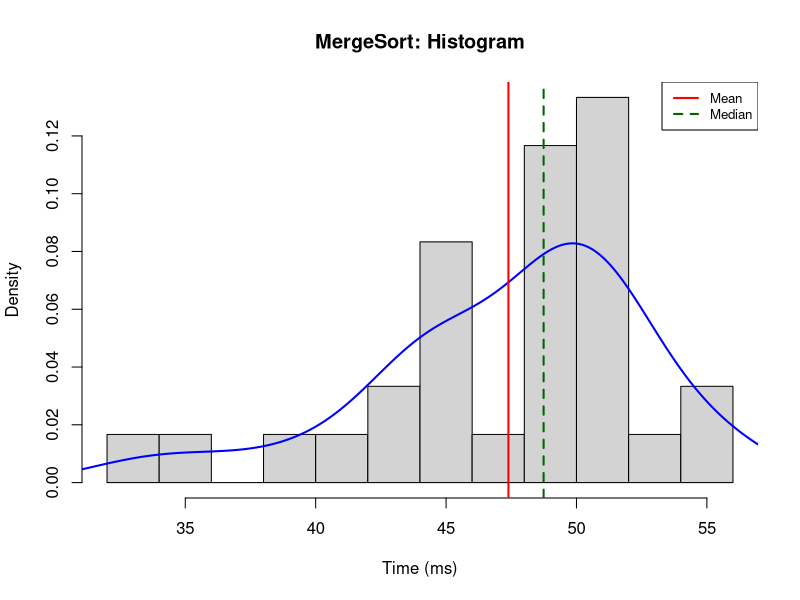
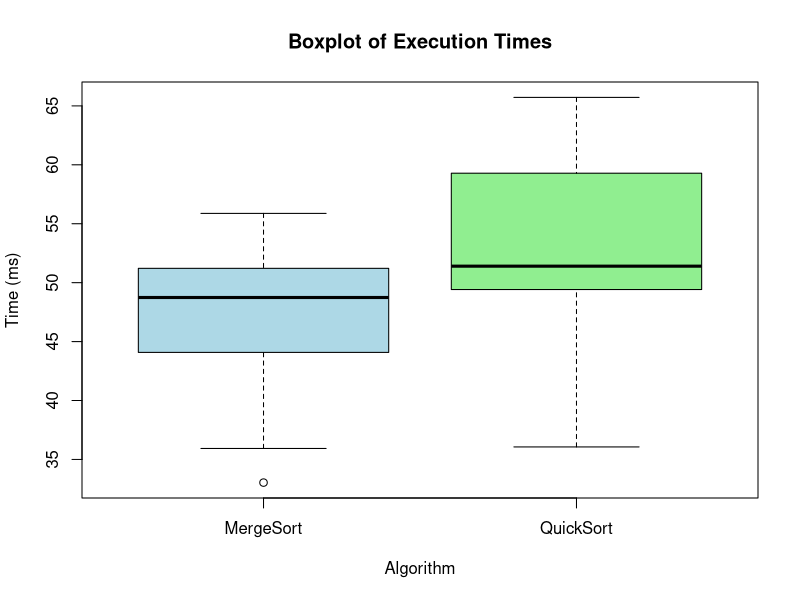
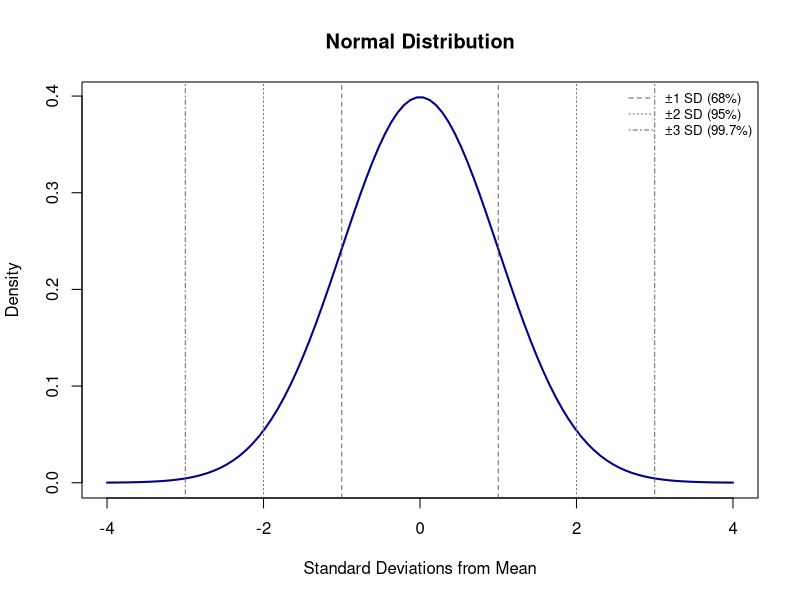
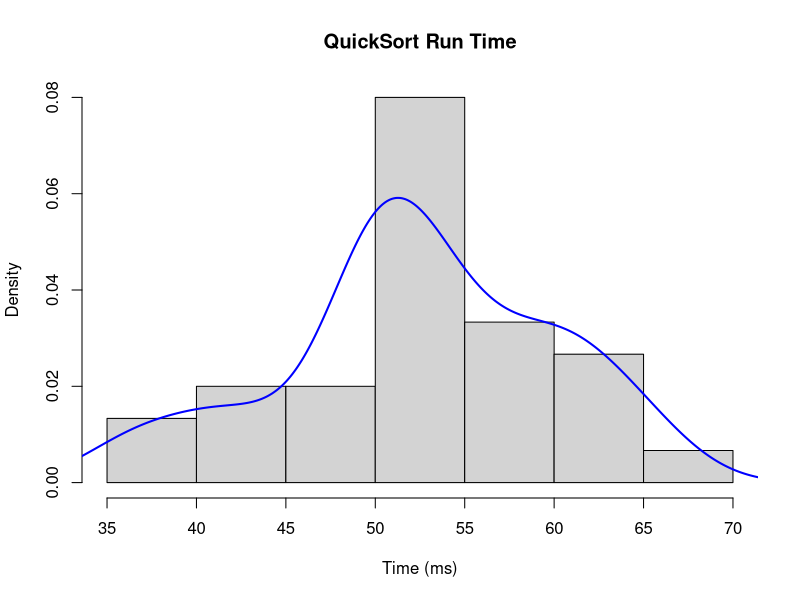
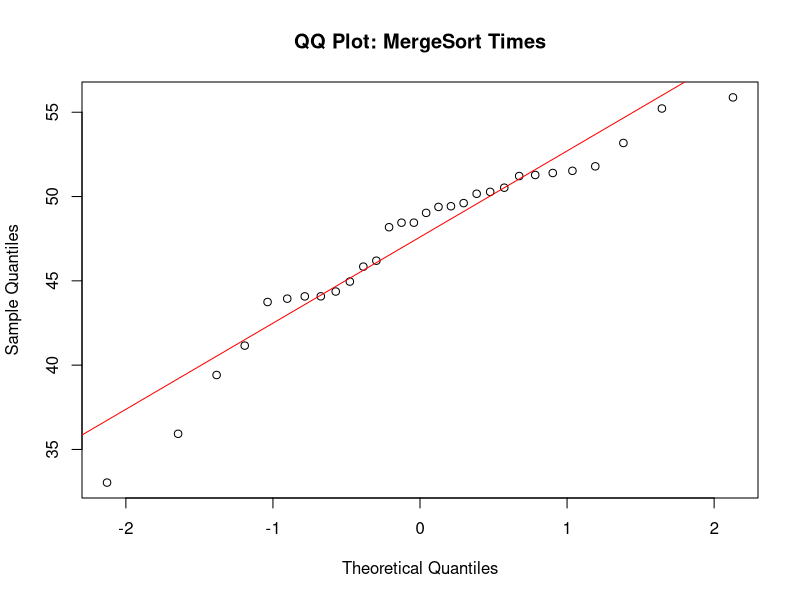
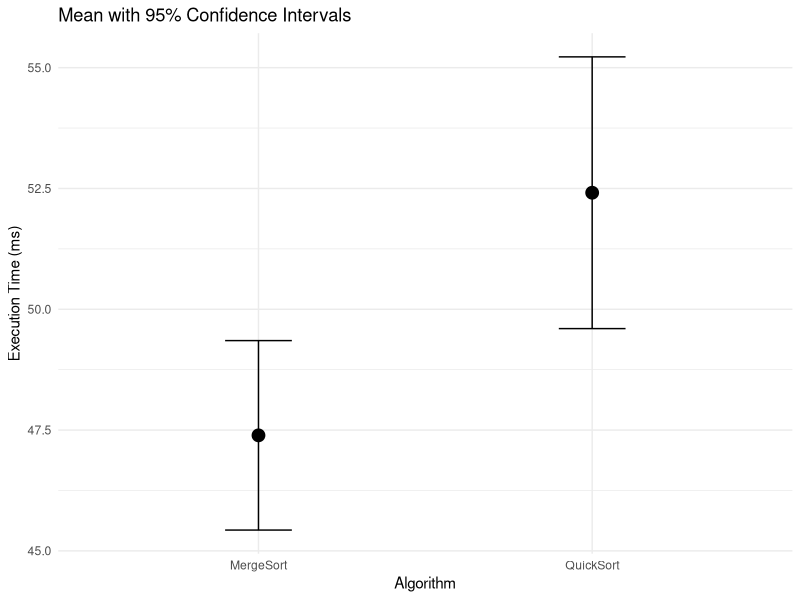
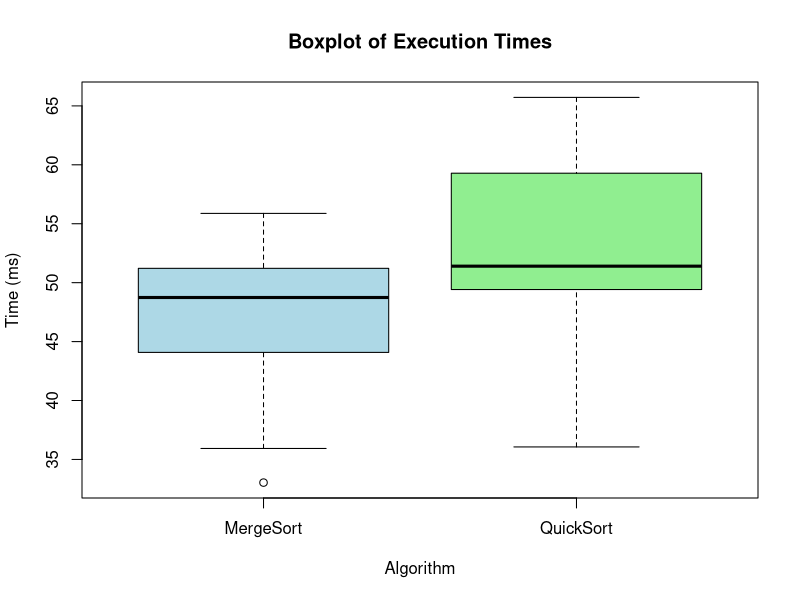
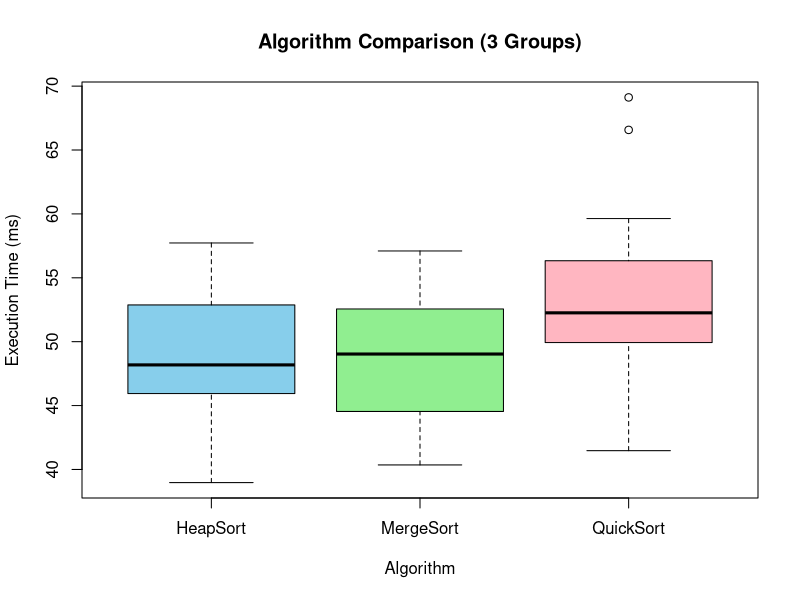

The R source for these figures, in order:
## ---- chunk 1
set.seed(42)
qs <- rnorm(30, mean = 52, sd = 6)
ms <- rnorm(30, mean = 48, sd = 5)

algo_data <- data.frame(
  Algorithm = rep(c("QuickSort", "MergeSort"), each = 30),
  Time_ms = c(qs, ms)
)
## ---- chunk 2
wide <- data.frame(Trial = 1:30, QuickSort = qs, MergeSort = ms)
knitr::kable(head(wide, 10), digits = 2)
## ---- chunk 3
mean(qs); median(qs)
## ---- chunk 4
hist(ms, breaks = 10, col = "lightgray", main = "MergeSort: Histogram",
     xlab = "Time (ms)", freq = FALSE)
lines(density(ms), col = "blue", lwd = 2)
abline(v = mean(ms), col = "red", lwd = 2)
abline(v = median(ms), col = "darkgreen", lwd = 2, lty = 2)
legend("topright", legend = c("Mean", "Median"), col = c("red", "darkgreen"),
       lty = c(1, 2), lwd = 2, cex = 0.8)
## ---- chunk 5
tapply(algo_data$Time_ms, algo_data$Algorithm, sd)
## ---- chunk 6
boxplot(Time_ms ~ Algorithm, data = algo_data,
        col = c("lightblue", "lightgreen"),
        main = "Boxplot of Execution Times",
        ylab = "Time (ms)")
## ---- chunk 7
x <- seq(-4, 4, length = 100)
y <- dnorm(x)

plot(x, y, type = "l", lwd = 2, col = "darkblue",
     main = "Normal Distribution",
     ylab = "Density", xlab = "Standard Deviations from Mean")

abline(v = c(-1, 1), col = "gray40", lty = 2)
abline(v = c(-2, 2), col = "gray40", lty = 3)
abline(v = c(-3, 3), col = "gray40", lty = 4)

legend("topright", legend = c("±1 SD (68%)", "±2 SD (95%)", "±3 SD (99.7%)"),
       lty = c(2, 3, 4), col = "gray40", bty = "n", cex = 0.8)
## ---- chunk 8
hist(qs, breaks = 10, col = "lightgray", freq = FALSE,
     main = "QuickSort Run Time", xlab = "Time (ms)")
lines(density(qs), col = "blue", lwd = 2)
## ---- chunk 9
qqnorm(ms, main = "QQ Plot: MergeSort Times")
qqline(ms, col = "red")
## ---- chunk 10
shapiro.test(ms)
## ---- chunk 11
qs_data <- algo_data$Time_ms[algo_data$Algorithm == "QuickSort"]
ms_data <- algo_data$Time_ms[algo_data$Algorithm == "MergeSort"]

t.test(qs_data)$conf.int
t.test(ms_data)$conf.int
## ---- chunk 12
library(ggplot2)
library(dplyr)

algo_data %>%
  group_by(Algorithm) %>%
  summarise(
    mean = mean(Time_ms),
    se = sd(Time_ms)/sqrt(n()),
    ci = qt(0.975, df = n()-1) * se
  ) %>%
  ggplot(aes(x = Algorithm, y = mean)) +
  geom_point(size = 4) +
  geom_errorbar(aes(ymin = mean - ci, ymax = mean + ci), width = 0.2) +
  ylab("Execution Time (ms)") +
  ggtitle("Mean with 95% Confidence Intervals") +
  theme_minimal()


## ---- chunk 13
t.test(Time_ms ~ Algorithm, data = algo_data)$conf.int
## ---- chunk 14
ms_data <- algo_data$Time_ms[algo_data$Algorithm == "MergeSort"]
t.test(ms_data, mu = 50)
## ---- chunk 15
t.test(Time_ms ~ Algorithm, data = algo_data, var.equal = FALSE)
## ---- chunk 16
set.seed(123)
paired_data <- data.frame(
  Input = 1:30,
  QuickSort = rnorm(30, 52, 6),
  MergeSort = rnorm(30, 48, 5)
)

t.test(paired_data$QuickSort, paired_data$MergeSort, paired = TRUE)
## ---- chunk 17
boxplot(Time_ms ~ Algorithm, data = algo_data,
        col = c("lightblue", "lightgreen"),
        main = "Boxplot of Execution Times",
        ylab = "Time (ms)")
## ---- chunk 18
set.seed(2025)
qs <- rnorm(30, mean = 52, sd = 6)
ms <- rnorm(30, mean = 48, sd = 5)
hs <- rnorm(30, mean = 50, sd = 4.5)

algo3_data <- data.frame(
  Algorithm = rep(c("QuickSort", "MergeSort", "HeapSort"), each = 30),
  Time_ms = c(qs, ms, hs)
)
## ---- chunk 19
anova_model <- aov(Time_ms ~ Algorithm, data = algo3_data)
summary(anova_model)
## ---- chunk 20
TukeyHSD(anova_model)
## ---- chunk 21
boxplot(Time_ms ~ Algorithm, data = algo3_data,
        col = c("skyblue", "lightgreen", "lightpink"),
        ylab = "Execution Time (ms)",
        main = "Algorithm Comparison (3 Groups)")
## ---- chunk 22
bartlett.test(Time_ms ~ Algorithm, data = algo3_data)
## ---- chunk 23
set.seed(123)
algo <- rep(c("QuickSort", "MergeSort", "HeapSort"), times = 30)
size <- rep(rep(c("Small", "Large"), each = 15), times = 3)

runtime <- rnorm(90,
                 mean = ifelse(algo == "MergeSort", 48,
                          ifelse(algo == "QuickSort", 52, 50)) +
                        ifelse(size == "Large", 3, 0),
                 sd = 4.5)

two_way_data <- data.frame(
  Algorithm = algo,
  InputSize = size,
  Time_ms = runtime
)
## ---- chunk 24
two_way_model <- aov(Time_ms ~ Algorithm * InputSize, data = two_way_data)
summary(two_way_model)
## ---- chunk 25
observed <- c(Success = 54, Fail = 6)
expected_probs <- c(0.95, 0.05)
chisq.test(x = observed, p = expected_probs)
## ---- chunk 26
set.seed(42)
algorithms <- rep(c("QuickSort", "MergeSort", "HeapSort"), each = 30)
outcomes <- c(
  sample(c("Success", "Fail"), 30, replace = TRUE, prob = c(0.93, 0.07)),
  sample(c("Success", "Fail"), 30, replace = TRUE, prob = c(0.98, 0.02)),
  sample(c("Success", "Fail"), 30, replace = TRUE, prob = c(0.90, 0.10))
)

cat_data <- data.frame(Algorithm = algorithms, Outcome = outcomes)
tab <- table(cat_data$Algorithm, cat_data$Outcome)
chisq.test(tab)
## ---- chunk 27
fisher.test(tab)  # if dimensions are small
## ---- chunk 28
set.seed(1)
input_size <- seq(100, 1000, length.out = 50)
qs_runtime <- 0.05 * input_size + rnorm(50, mean = 0, sd = 10)

cor(input_size, qs_runtime)  # Pearson correlation
## ---- chunk 29
cor(input_size, qs_runtime, method = "spearman")
## ---- chunk 30
plot(input_size, qs_runtime,
     main = "Input Size vs QuickSort Run Time",
     xlab = "Input Size", ylab = "Run Time (ms)",
     col = "steelblue", pch = 16)
abline(lm(qs_runtime ~ input_size), col = "red", lwd = 2)
## ---- chunk 31
df <- data.frame(
  Size = input_size,
  QuickSort = qs_runtime,
  Noise = rnorm(50),
  Quadratic = input_size^2 + rnorm(50, sd = 100)
)

round(cor(df), 2)
## ---- chunk 32
qs <- rnorm(30, mean = 52, sd = 7)
ms <- rnorm(30, mean = 48, sd = 7)

wilcox.test(qs, ms, paired = TRUE)
## ---- chunk 33
group <- rep(c("QuickSort", "MergeSort"), each = 30)
times <- c(qs, ms)

wilcox.test(times ~ group)
## ---- chunk 34
group <- rep(c("QuickSort", "MergeSort", "HeapSort"), each = 30)
times <- c(
  rnorm(30, mean = 52, sd = 6),
  rnorm(30, mean = 48, sd = 6),
  rnorm(30, mean = 50, sd = 6)
)

kruskal.test(times ~ group)
